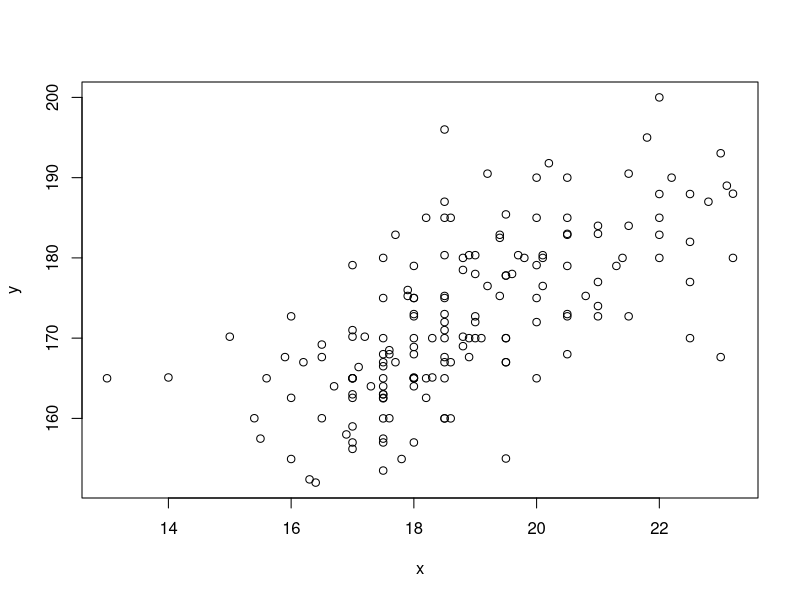

The R source for this figure: (Note: this script raises an error after producing the figure.)
#CSP/MATH 571 Lecture 3
library(MASS)
head(survey)

# Correlation Examples


# Pearson Correlation
# Recall the student data set
# Want to know whether there is a linear relationship between 
# Wr.Hnd and Height. Pearson correlation can help.
# We will arbitrarily assign x and y

# Will drop any row containing na for now
print(nrow(survey))
dt <- na.omit(survey)
print(nrow(dt))
x <- dt$Wr.Hnd
y <- dt$Height

plot(x, y) # more on plotting later! preliminary

  
  
numerator = sum((x-mean(x))*(y-mean(y)))
denominator = sqrt(sum((x-mean(x))**2)* sum((y-mean(y))**2))
pearsonCor = numerator/denominator
pearsonCor
c_pear <- cor(x, y, method = 'pearson')

# Note this new function
# This is how you do asserts in R
stopifnot(abs(pearsonCor - c_pear) <.001)


# Spearman correlation


xRank = rank(x)
yRank = rank(y)

numerator = sum((xRank-mean(xRank))*(yRank-mean(yRank)))
denominator = sqrt(sum((xRank-mean(xRank))**2)* sum((yRank-mean(yRank))**2))
spearCor = numerator/denominator
spearCor

c_spear <- cor(x, y, method = 'spearman')
c_spear
c_spear2 <- cor(rank(x), rank(y), method = 'pearson')
c_spear2
stopifnot(abs(spearCor - c) <.001)


# What is the association between smoking and exercise?
# Question to the class: How should we approach this?

head(survey$Exer)
head(survey$Smoke)


# More on dealing with factor variables later!
x = as.character(dt$Exer)
x
y = as.character(dt$Smoke)
y

y <- replace(y, y=='Never', values = 0)
y
y <- replace(y, y=='Occas', values = 1)
y <- replace(y, y=='Regul', values = 2)
y <- replace(y, y=='Heavy', values = 3)
y
y <- as.numeric(y)

# Do the same for X
x <- replace(x, x=='None', values = 0)
x <- replace(x, x=='Some', values = 1)
x <- replace(x, x=='Freq', values = 2)
x <- as.numeric(x)

plot(x, y)
plot(y ~jitter(x, 1))

sm1 <- cor(x, y, method = 'spearman')
sm1




# Wait! You just made up those values for the different levels

y <- replace(y, y=='Never', values = 0*5)
y <- replace(y, y=='Occas', values = 1*5)
y <- replace(y, y=='Regul', values = 2*5)
y <- replace(y, y=='Heavy', values = 3*5)
y <- as.numeric(y)

x <- replace(x, x=='None', values = 0*100)
x <- replace(x, x=='Some', values = 1*100)
x <- replace(x, x=='Freq', values = 2*100)
x <- as.numeric(x)

sm2<- cor(x, y, method = 'spearman')
sm2

sm1
sm2




# Since we are using the rank, the values we assign don't matter as long as they 
# preserve the order of the ordinal values

## T Test example

USCars <- c(18,  15,	18,	16,	17,	15,	14,	14,	14,	15,	15,	14,	15,	14,	22,	18,	21,	21,	10,	10,	11,	9,	28,	25,	19,	16,	17,	19,	18,	14,	14,	14,	14,	12,	13,	13,	18,	22,	19,	18,	23,	26,	25,	20,	21,	13,	14,	15,	14,	17,	11,	13,	12,	13,	15,	13,	13,	14,	22,	28,	13,	14,	13,	14,	15,	12,	13,	13,	14,	13,	12,	13,	18,	16,	18,	18,	23,	11,	12,	13,	12,	18,	21,	19,	21,	15,	16,	15,	11,	20,	21,	19,	15,	26,	25,	16,	16,	18,	16,	13,	14,	14,	14,	28,	19,	18,	15,	15,	16,	15,	16,	14,	17,	16,	15,	18,	21,	20,	13,	23,	20,	23,	18,	19,	25,	26,	18,	16,	16,	15,	22,	22,	24,	23,	29,	25,	20,	18,	19,	18,	27,	13,	17,	13,	13,	13,	30,	26,	18,	17,	16,	15,	18,	21,	19,	19,	16,	16,	16,	16,	25,	26,	31,	34,	36,	20,	19,	20,	19,	21,	20,	25,	21,	19,	21,	21,	19,	18,	19,	18,	18,	18,	30,	31,	23,	24,	22,	20,	22,	20,	21,	17,	18,	17,	18,	17,	16,	19,	19,	36,	27,	23,	24,	34,	35,	28,	29,	27,	34,	32,	28,	26,	24,	19,	28,	24,	27,	27,	26,	24,	30,	39,	35,	34,	30,	22,	27,	20,	18,	28,	27,	34,	31,	29,	27,	24,	23,	38,	36,	25,	38,	26,	22,	36,	27,	27,	32,	28,	31)

JapaneseCars <- c(24,  27,	27,	25,	31,	35,	24,	19,	28,	23,	27,	20,	22,	18,	20,	31,	32,	31,	32,	24,	26,	29,	24,	24,	33,	33,	32,	28,	19,	32,	34,	26,	30,	22,	22,	33,	39,	36,	28,	27,	21,	24,	30,	34,	32,	38,	37,	30,	31,	37,	32,	47,	41,	45,	34,	33,	24,	32,	39,	35,	32,	37,	38,	34,	34,	32,	33,	32,	25,	24,	37,	31,	36,	36,	34,	38,	32,	38,	32,	-999,	-999,	-999,	-999,	-999,	-999,	-999,	-999,	-999,	-999,	-999,	-999,	-999,	-999,	-999,	-999,	-999,	-999,	-999,	-999,	-999,	-999,	-999,	-999,	-999,	-999,	-999,	-999,	-999,	-999,	-999,	-999,	-999,	-999,	-999,	-999,	-999,	-999,	-999,	-999,	-999,	-999,	-999,	-999,	-999,	-999,	-999,	-999,	-999,	-999,	-999,	-999,	-999,	-999,	-999,	-999,	-999,	-999,	-999,	-999,	-999,	-999,	-999,	-999,	-999,	-999,	-999,	-999,	-999,	-999,	-999,	-999,	-999,	-999,	-999,	-999,	-999,	-999,	-999,	-999,	-999,	-999,	-999,	-999,	-999,	-999,	-999,	-999,	-999,	-999,	-999,	-999,	-999,	-999,	-999,	-999,	-999,	-999,	-999,	-999,	-999,	-999,	-999,	-999,	-999,	-999,	-999,	-999,	-999,	-999,	-999,	-999,	-999,	-999,	-999,	-999,	-999,	-999,	-999,	-999,	-999,	-999,	-999,	-999,	-999,	-999,	-999,	-999,	-999,	-999,	-999,	-999,	-999,	-999,	-999,	-999,	-999,	-999,	-999,	-999,	-999,	-999,	-999,	-999,	-999,	-999,	-999,	-999,	-999,	-999,	-999,	-999,	-999,	-999,	-999,	-999,	-999,	-999,	-999,	-999,	-999,	-999,	-999,	-999,	-999,	-999,	-999,	-999,	-999,	-999)

# We are told Japanese values of -999 are an error
# Lets remove them

JapaneseCars <- JapaneseCars[JapaneseCars!= -999]


nUs <- length(USCars)
nJapanese <- length(JapaneseCars)

meanUs <- mean(USCars)
meanJapanese <- mean(JapaneseCars)

stdUs <- sd(USCars)
stdJapanese <- sd(JapaneseCars)


t.test(x = USCars, y = JapaneseCars, alternative = 'two.sided'
       , paired = FALSE
       , var.equal = FALSE
       , conf.level = .95)


t.test(x = USCars, y = JapaneseCars, alternative = 'two.sided'
       , paired = FALSE
       , var.equal = TRUE
       , conf.level = .95)


## Anova Example

lowCal <- c(8,  9,	6,	7,	3)
lowFat <- c(2,  4,	3,	5,	1)
lowCarb <- c(3,  5,	4,	2,	3)
control <- c(2,  2,	-1,	0,	3)

alpha = .05

# Compute the group means
meanLowCal <- mean(lowCal)
meanLowFat <- mean(lowFat)
meanLowCarb <- mean(lowCarb)
meanControl <- mean(control)

allObs <- c(lowCal, lowFat, lowCarb, control)
grandMean <- mean(allObs)


nLowCal <- length(lowCal)
nLowFat <- length(lowFat)
nLowCarb <- length(lowCarb)
nControl <- length(control)
N = length(allObs)


# Compute the Sum of Squares Between Groups (SSB)

SSB <-
  (nLowCal * (meanLowCal - grandMean)^2
  + nLowFat * (meanLowFat - grandMean)^2
  + nLowCarb * (meanLowCarb - grandMean)^2
  + nControl * (meanControl - grandMean)^2)

# Compute the Sum of Square Errors
lowCalSqDiff <- sum((lowCal - meanLowCal)^2)
lowFatSqDiff <- sum((lowFat - meanLowFat)^2)
lowCarbSqDiff <- sum((lowCarb - meanLowCarb)^2)
controlSqDiff <- sum((control - meanControl)^2)
SSE = lowCalSqDiff + lowFatSqDiff + lowCarbSqDiff + controlSqDiff

# Compute the degrees of freedom
df1 = 4 - 1
df2 = N - 4

# Compute the Means Squares
MSB = SSB / df1
MSE = SSE / df2

# Compute the F-statistic
F = MSB / MSE

# Find the critical value of F
# Reject H0 if F >= criticalValue
criticalValue = qf(p = 1 - alpha
   , df1 = df1
   , df2 = df2
   )

ifelse(F >= criticalValue, "Reject H0", "Fail to reject H0")

# Do Anova with R's built-in function
# We need to change the data
treatment <- c(
   rep('lowCal', 5)
  , rep('lowFat', 5)
  , rep('lowCarb', 5)
  , rep('control', 5)
  )
weightLoss <- c(lowCal, lowFat, lowCarb
                , control)

df = data.frame(treatment, weightLoss)

fit <- aov(weightLoss ~ treatment)
fit
summary(fit)


### Chi Squared Example

library(MASS)
data(survey)

# Create the contigency table
tbl = table(survey$Smoke, survey$Exer)
tbl

n <- sum(tbl)
rows <- rowSums(tbl)
cols <- colSums(tbl)
r <- length(rows)
c <- length(cols)

install.packages('reshape')
library(reshape)
# Expand the table into one row for each combination
tbl2 <- melt(tbl)
# Preserve the naems
names(tbl2) <- c('Smoking', 'Exercise', 'Observed')
tbl2

# Compute the expected frequencies for each combination
# Note I wrote this for clarity, not efficiency
# There are better ways of doing this, but they make understanding the point
# more difficult.

# Create a place to stored the expected values
expectedVals <- c()
for(i in 1:nrow(tbl2)){
  # Look up the levels for smoking and exercise
  Smoking <- tbl2[i, 1]
  Exercise <- tbl2[i, 2]

  # Return the sums that we already computed
  # for that level of smoking and exercise
  SmokingVal <- rows[Smoking]
  ExerciseVal <- cols[Exercise]

  # Computed the expected count per the formula
  expected <- (SmokingVal * ExerciseVal)/n

  # Append the expected count to the vector
  expectedVals <- c(expectedVals, expected)
}


tbl2['Expected'] <- expectedVals
tbl2['(O - E)**2 / E'] <- (tbl2['Observed']- tbl2['Expected'])**2 / tbl2['Expected']
tbl2

chiSquaredVal = sum(tbl2['(O - E)**2 / E'])

# Compute the degrees of freedom as specified for this distribution
df = (r - 1) * (c - 1)

alpha = .05
criticalVal <- qchisq(p = 1 - alpha, df = df)
pVal <- pchisq(chiSquaredVal, df, lower.tail = FALSE)

if(chiSquaredVal >= criticalVal){
  print("We reject the null hypothesis")
} else {
  print("We fail to reject the null hypothesis")
}


# In practice, we use R's builtin method for this
chisq.test(tbl)
chisq.test(x = survey$Smoke, y = survey$Exer
           , simulate.p.value = TRUE
           , B = 1000000)


# Clarification on apply functions
# Recall apply functions are best practice in R in lieu of for-loops

?apply
# apply(X, MARGIN, FUN)
# Here:
#   -x: an array or matrix
# -MARGIN:  take a value or range between 1 and 2 to define where to apply the function:
#   -MARGIN=1`: the manipulation is performed on rows
# -MARGIN=2`: the manipulation is performed on columns
# -MARGIN=c(1,2)` the manipulation is performed on rows and columns
# -FUN: tells which function to apply. Built functions like mean, median, 
# sum, min, max and even user-defined functions can be applied>


m1 <- matrix(C<-(1:10),nrow=5, ncol=6)
m1
a_m1 <- apply(m1, 2, sum)
a_m1

?lapply
# lapply is list-apply
# Does not use a margin
# Will return a list
movies <- c("SPYDERMAN","BATMAN","VERTIGO","CHINATOWN")
movies_lower <-lapply(movies, tolower)
str(movies_lower)

# Can use unlist to convert back to a vector
movies_lower <-unlist(lapply(movies,tolower))
str(movies_lower)

# OR, can you sapply, which works like lapply but returns a vector
# very common use case
dt <- cars
lmn_cars <- lapply(dt, min)
smn_cars <- sapply(dt, min)
lmn_cars
smn_cars

lmxcars <- lapply(dt, max)
smxcars <- sapply(dt, max)
lmxcars
smxcars




# mapply is multvariate apply; frequently used as a way of vectorizing
# other functions
# Notice how Q1 and Q2 are the same
# Create a 4x4 matrix
?mapply
# Note how the ... represents arguments to vectorize over
# MoreArgs can be used in teh case where FUN takes additional arguments
Q1 <- matrix(c(rep(1, 4), rep(2, 4), rep(3, 4), rep(4, 4)),4,4)

# Print `Q1`
print(Q1)

# Or use `mapply()`
Q2 <- mapply(rep,1:4,4)

# Print `Q2`
print(Q2)


# tapply allows you to apply a function, but it will group by the 
# index column
# tapply(X, INDEX, FUN = NULL)
# Arguments:
#   -X: An object, usually a vector
# -INDEX: A list containing factor
# -FUN: Function applied to each element of x

data(iris)
head(iris)
tapply(X=iris$Sepal.Width, INDEX=iris$Species, FUN=median)

# Let's create a new column to illustrate how we can apply to multiple columns
sizeBin <- function(x){
  if (x<=.3) {
    return("small")
  } else if(x<=1.8){
    return("medium")
  } else {
    return("large")
  }
}

iris[,'petalBin'] <- sapply(X=iris$Petal.Width, FUN=sizeBin)

r <- tapply(X=iris$Sepal.Width, INDEX=list(iris$Species, iris$petalBin), FUN=median)
r
str(r)
